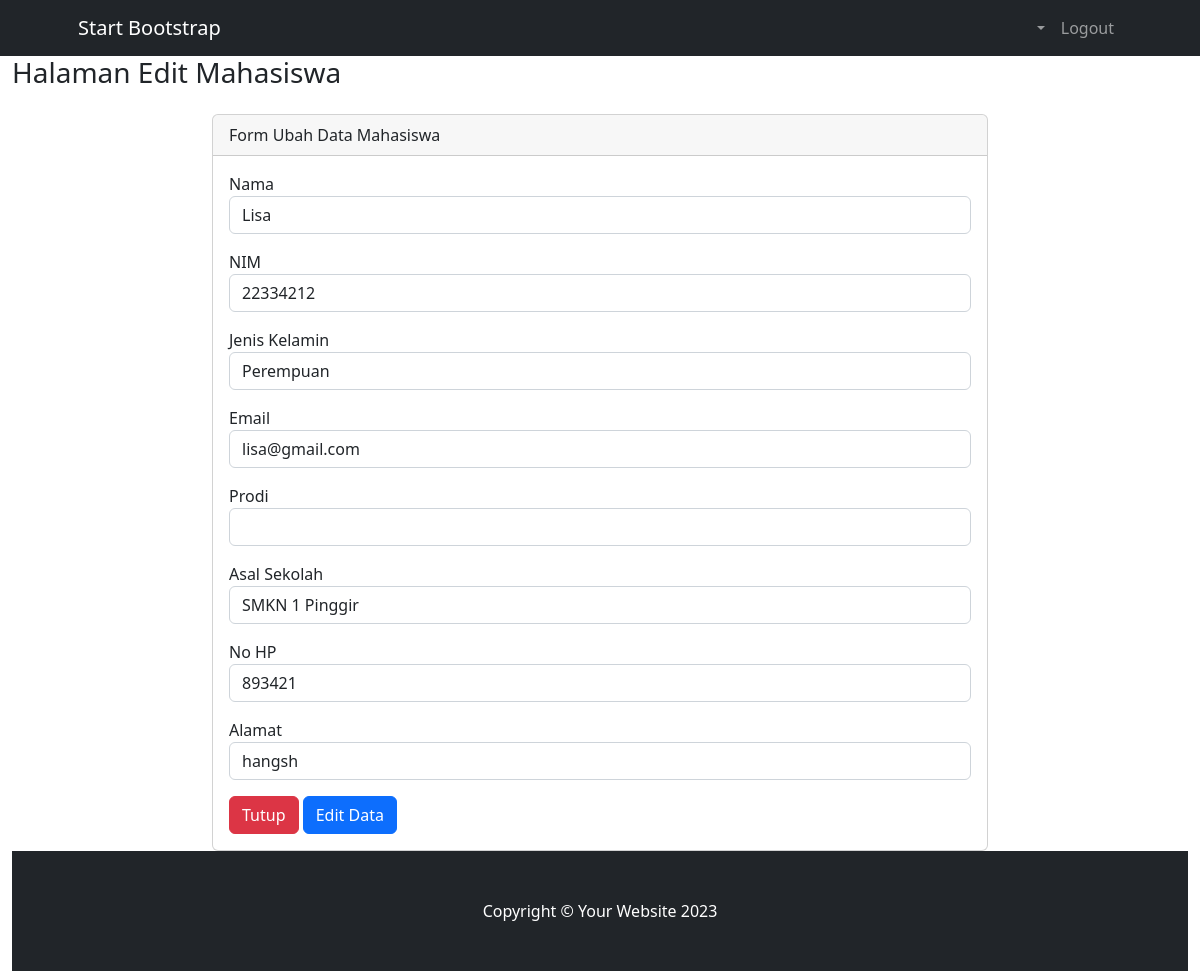
/Mahasiswa/edit/8, run on the app's committed database.
### tables this page shows
CREATE TABLE `mahasiswa` (
  `id` int(11) NOT NULL,
  `nama` varchar(255) NOT NULL,
  `nim` int(11) NOT NULL,
  `jenis_kelamin` varchar(15) NOT NULL,
  `email` varchar(100) NOT NULL,
  `prodi` varchar(100) NOT NULL,
  `asal_sekolah` varchar(100) NOT NULL,
  `no_hp` int(12) NOT NULL,
  `alamat` varchar(100) NOT NULL
);

### application/controllers/Mahasiswa.php (called while the page is built, shortened)
<?php
class Mahasiswa extends CI_Controller
{
    public function __construct()
    {
        $this->load->model('Mahasiswa_model');
        $this->load->model('Prodi_model');
    }
    public function edit($id)
    {
        $data['judul'] = "Halaman Edit Mahasiswa";
        $data['mahasiswa'] = $this->Mahasiswa_model->getById($id);
        $data['user'] = $this->db->get_where('user', ['email' => $this->session->userdata('email')])->row_array();
        $data['prodi'] = $this->Prodi_model->get();
        $this->form_validation->set_rules('nama', 'Nama Mahasiswa', 'required', [
        'required' => 'Nama Mahasiswa Wajib di isi'
        ]);
        $this->form_validation->set_rules('nim', 'NIM', 'required', [
        'required' => 'NIM Mahasiswa Wajib di isi'
        ]);
        $this->form_validation->set_rules('email', 'Email', 'required', [
        'required' => 'Email Mahasiswa Wajib di isi'
        ]);
        $this->form_validation->set_rules('prodi', 'Prodi', 'required', [
        'required' => 'Prodi Mahasiswa Wajib di isi'
        ]);
        $this->form_validation->set_rules('alamat', 'Alamat', 'required', [
        'required' => 'Alamat Mahasiswa Wajib di isi'
        ]);
        $this->form_validation->set_rules('asal_sekolah', 'Asal Sekolah', 'required', [
        'required' => 'Asal Sekolah Mahasiswa Wajib di isi'
        ]);
        $this->form_validation->set_rules('no_hp', 'No HP', 'required|numeric', [
        'required' => 'NO HP Mahasiswa Wajib di isi',
        'numeric' => 'NO HP harus Angka'
        ]);
        $this->form_validation->set_rules('jenis_kelamin', 'Jenis Kelamin', 'required', [
        'required' => 'Jenis Kelamin Mahasiswa Wajib di isi',
        ]);
        if ($this->form_validation->run() == false) {
        $this->load->view("layout/header", $data);
        $this->load->view("mahasiswa/vw_ubah_mahasiswa", $data);
        $this->load->view("layout/footer");
        }
        }
}

### index.php (called while the page is built, shortened)
<?php
require_once BASEPATH.'core/CodeIgniter.php';

### application/models/Mahasiswa_model.php (called while the page is built, shortened)
<?php
class Mahasiswa_model extends CI_Model
{
    public function getById($id)
    {
        $this->db->select('m.*,p.nama as prodi');
        $this->db->from('mahasiswa m');
        $this->db->join('prodi p', 'm.prodi = p.id');
        $this->db->where ('m.id', $id);
        $query = $this->db->get();
        return $query->row_array();
    }
}
?>

### application/models/Prodi_model.php (called while the page is built, shortened)
<?php
class Prodi_model extends CI_Model
{
    public $table = 'prodi';
    public function get()
    {
        $this->db->from($this->table);
        $query = $this->db->get();
        return $query->result_array();
    }
}
?>

### application/views/mahasiswa/vw_ubah_mahasiswa.php (the view, shortened to what this page needs)
<div class ="container-fluid">
    <h1 class="h3 mb-4 text-gray-800"><?php echo $judul; ?></h1>
    <div class="row justify-content-center">
        <div class="col-md-8">
            <div class="card">
                <div class="card-header justify-content-center">
                    Form Ubah Data Mahasiswa
                </div>
                <div class="card-body">
                    <form action="" method="POST">
                        <div class="form-group mb-3">
                            <label for="nama">Nama</label>
                            <input type="text" name="nama" value="<?=$mahasiswa['nama'];?>" class="form-control" id="nama">
                        </div>
                        <div class="form-group mb-3">
                            <label for="NIM">NIM</label>
                            <input type="text" name="nim" value="<?=$mahasiswa['nim'];?>" class="form-control" id="nim" placeholder="NIM">
                        </div>
                        <div class="form-group mb-3">
                            <label for="jenis_kelamin">Jenis Kelamin</label>
                            <select name="jenis_kelamin"  class="form-control" id="jenis_kelamin">
                                <option value="Perempuan" <?php if ($mahasiswa['jenis_kelamin'] == "Perempuan") {
                                    echo "selected";
                                } ?> >Perempuan</option>
                            </select>
                        </div>
                        <div class="form-group mb-3">
                            <label for="email">Email</label>
                            <input type="text" name="email" value="<?=$mahasiswa['email'];?>" class="form-control" id="email" placeholder="email">
                        </div>
                        <div class="form-group mb-3">
                            <label for="prodi">Prodi</label>
                            <select name="prodi" class="form-control" id="prodi">
                                <?php foreach ($prodi as $p) : ?>
                                    <option value=" <?= $p['id']; ?>" <?php if ($mahasiswa['prodi'] == $p['id']) {
                                    echo "selected";
                                } ?>  > <?= $p['nama'];  ?> </option>
                                <?php endforeach; ?>
                            </select>
                        </div>
                        <div class="form-group mb-3">
                            <label for="asal_sekolah">Asal Sekolah</label>
                            <input type="text" name="asal_sekolah" value="<?=$mahasiswa['asal_sekolah'];?>" class="form-control" id="asal_sekolah" placeholder="asal sekolah">
                        </div>
                        <div class="form-group mb-3">
                            <label for="no_hp">No HP</label>
                            <input type="text" name="no_hp" value="<?=$mahasiswa['no_hp'];?>" class="form-control" id="no_hp" placeholder="no hp">
                        </div>
                        <div class="form-group mb-3">
                            <label for="alamat">Alamat</label>
                            <input type="text" name="alamat" value="<?=$mahasiswa['alamat'];?>" class="form-control" id="alamat" placeholder="alamat">
                        </div>
                        <a href="<?= base_url('Mahasiswa')?>" class="btn btn-danger">Tutup</a>
                        <button type="submit" name="tambah" class="btn btn-primary">Edit Data</button>
                    </form>
                </div>
            </div>
        </div>
    </div>

### data on the page
mahasiswa: nama "Lisa", nim "22334212", jenis_kelamin "Perempuan", email "lisa@gmail.com", asal_sekolah "SMKN 1 Pinggir", no_hp "893421", alamat "hangsh"

### other printed values
$judul "Halaman Edit Mahasiswa"
